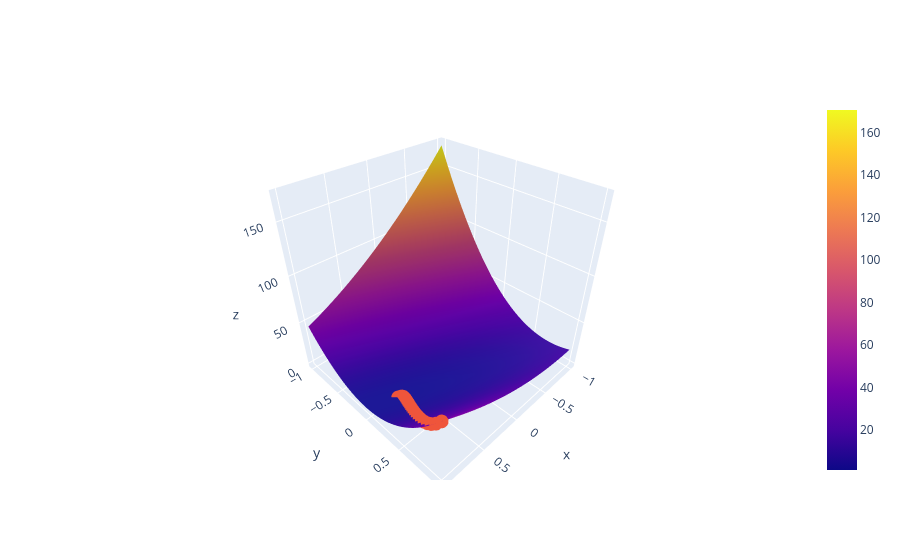

This figure's notebook cell:
### Markdown cell above
❓ [optional] What about 3D? Try plotting the same data on a [plot.ly 3D contour chart](https://plotly.com/python/3d-surface-plots/) below

### Code cell
import plotly.graph_objects as go

surface = go.Surface(x=range_a, y=range_b, z=Z)
scatter = go.Scatter3d(x=history['a'], y=history['b'], z=history['loss'], mode='markers')
fig = go.Figure(data=[surface, scatter])

#fig.update_layout(title='Loss Function', autosize=False, width=500, height=500)
fig.show()
